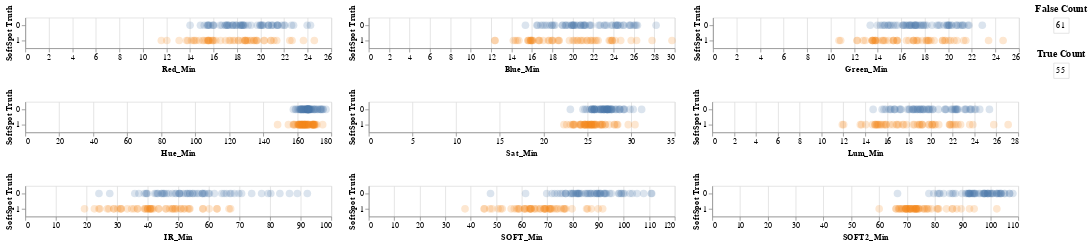

Notebook code cell kept with this figure:
### Markdown cell above
# Min Plot

### Code cell
## set type interval
choice = frame
brush3 = alt.selection_interval(encodings=['x'])

chart = alt.Chart(choice).mark_circle(opacity = 0.2, size = 100).encode(
    alt.Y('Blueberry Has Split Truth:N', title = 'SoftSpot Truth'),
    color = alt.condition(brush3, 'Blueberry Has Split Truth:N', alt.value('lightgray'), legend = None)
).add_selection(
    brush3
)

# Base chart for Matrix
fp = alt.Chart(choice[choice['Blueberry Has Split Truth'] == 0]).mark_text().encode(
  y=alt.Y('count:O',axis=None)
).transform_filter(
    brush3
)

tp = alt.Chart(choice[choice['Blueberry Has Split Truth'] == 1]).mark_text().encode(
  y=alt.Y('count:O',axis=None)
).transform_filter(
    brush3
)

print('Correlation')
rounding = 3
print([round(corrMin['Red_Min']['Blueberry Has Split Truth'], rounding),round(corrMin['Blue_Min']['Blueberry Has Split Truth'], rounding),round(corrMin['Green_Min']['Blueberry Has Split Truth'], rounding)])
print([round(corrMin['Hue_Min']['Blueberry Has Split Truth'], rounding),round(corrMin['Sat_Min']['Blueberry Has Split Truth'], rounding),round(corrMin['Lum_Min']['Blueberry Has Split Truth'], rounding)])
print([round(corrMin['IR_Min']['Blueberry Has Split Truth'], rounding),round(corrMin['SOFT_Min']['Blueberry Has Split Truth'], rounding),round(corrMin['SOFT2_Min']['Blueberry Has Split Truth'], rounding)])

m_0 = fp.encode(text = 'count():N', key = 'Blueberry Has Split Truth').properties(title='False Count')
m_1 = tp.encode(text = 'count():N', key = 'Blueberry Has Split Truth').properties(title='True Count')

(chart.encode(x='Red_Min:Q') | chart.encode(x='Blue_Min:Q') | chart.encode(x='Green_Min:Q')) & (chart.encode(x='Hue_Min:Q') | chart.encode(x='Sat_Min:Q') | chart.encode(x='Lum_Min:Q'))  & (chart.encode(x='IR_Min:Q') | chart.encode(x='SOFT_Min:Q') | chart.encode(x='SOFT2_Min:Q')) | (m_0 & m_1)
